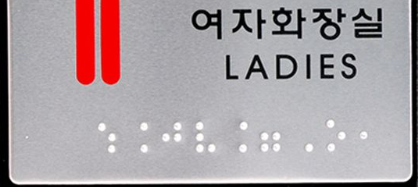
#> input picture data/example.png, 418 x 187 px
$ python recognize_braille.py
#> lines starting #> are read from the running program, lines starting #| are printed output that depends on the picture; after the words box and inside, x2 and y2 are one past the last pixel; in counts of white or black regions, pixels touching at a corner belong together
import numpy as np
import cv2 as cv
import matplotlib.pyplot as plt
from collections import Counter
import statistics as st


img = cv.imread('./data/example.png')
#> img is the input picture: shape (187, 418, 3); mean B, G, R 164.1, 160.2, 170.5
#img = cv.imread('image.png')
img_thr = img.copy()

# by 김주희_그레이스케일 영상으로 변 _200701
imgray = cv.cvtColor(img, cv.COLOR_BGR2GRAY)
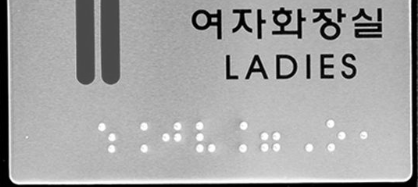
#> imgray: shape (187, 418); min 0, max 255, mean 163.7

# by 김주희_임계값을 지정하여 binary image(이진화 영상)으로 변환 _200701
ret, thr = cv.threshold(imgray, 210, 255, cv.THRESH_BINARY)
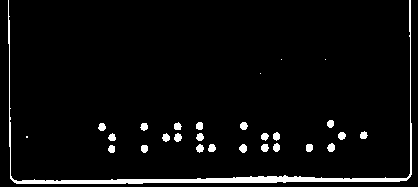
#> thr: shape (187, 418); 4.4% white; 28 white regions (4 under 20 px), largest, box (x1, y1, x2, y2) and area: (8, 0, 412, 184) 2286, (327, 143, 335, 152) 54, (239, 144, 247, 153) 54
# thr = cv.adaptiveThreshold(imgray, 255, cv.ADAPTIVE_THRESH_MEAN_C, cv.THRESH_BINARY, 15, 20)

# by 김주희_이진화 흑백 반전 _200701
thr = 255-thr

# by 김주희_이진화 영상을 3채널로 변경 _200701
img_thr[:, :, 0] = thr
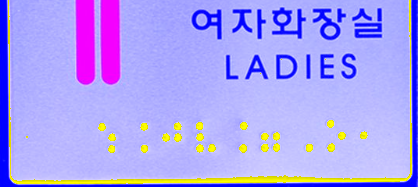
#> img_thr: shape (187, 418, 3); mean B, G, R 243.8, 160.2, 170.5
img_thr[:, :, 1] = thr
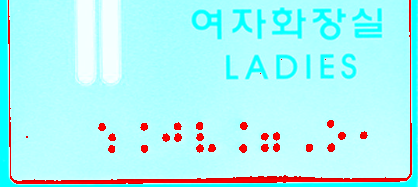
#> img_thr: shape (187, 418, 3); mean B, G, R 243.8, 243.8, 170.5
img_thr[:, :, 2] = thr


# by 김주희_morphologyEx 함수를 이용하여 점자외의 점들을 제거하기 _200708
# 가우시안 블러링 잘 안됨 -> 제거되지 않음
# kernel = cv.getGaussianKernel(5, 0.1)
# img_gaussian = cv.filter2D(img_thr, -1, kernel)

# kernel을 (3, 3)로 하면 완전히 적게 제거됨
kernel = np.ones((3, 3), np.uint8)
closing = cv.morphologyEx(img_thr, cv.MORPH_CLOSE, kernel)
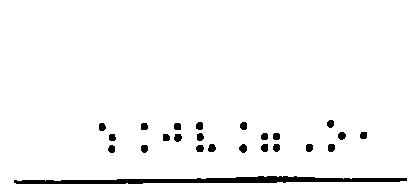
#> closing: shape (187, 418, 3); 96.4% white; 24 black regions


# by 김주희_Contour 함수를 통해 점자 영역 표시 _200701
# contours, _ = cv.findContours(thr, cv.RETR_TREE, cv.CHAIN_APPROX_NONE)
contours, _ = cv.findContours(closing[:, :, 0], cv.RETR_TREE, cv.CHAIN_APPROX_NONE)
#> contours = 25 contours; largest, box (x1, y1, x2, y2) and area: (0, 0, 418, 187) 77562, (13, 175, 408, 185) 2150, (238, 143, 248, 154) 65, (173, 133, 183, 143) 63, (207, 143, 217, 153) 62

# cv.drawContours(img_thr, contours, -1, (0, 255, 0), 1)

# by 김주희_contour영역의 넓이 비교를 위한 변수 _200702
compare_area=[]

# by 배아랑이_중심점 저장을 위한 변수 _200708
rect_center = []

# by 김주희_검출된 contour에 대해 점자인 것과 아닌 것을 구분하여 표시 _200702
for i in range(len(contours)):
    cnt = contours[i]
    area = cv.contourArea(cnt)
    x, y, w, h = cv.boundingRect(cnt)

    # by 김주희_contour 면적 _200702
    rect_area = w * h
    compare_area.append(rect_area)

    # by 김주희_가로 세로의 비율 _200702
    aspect_ratio = float(w)/h

    # by 김주희_컨투어 넓이의 최빈값 구하기 _200702
    c = Counter(compare_area)
    frequency = c.most_common(1)
    f = frequency[0][0]

    print(aspect_ratio)
    print("compare_area : ", compare_area)
    print("frequency : ", f)

    # by 김주희_컨투어한 영역의 비율을 보고 사각형을 그림 _200702
    #   점자에 대한 contour를 찾는 과정_가로 세로 비율이 1:1에서 크게 벗어난 것을 제외하고 표시
    # if(aspect_ratio>0.8)and(aspect_ratio<1.5)and(f <= float(f)*0.7):
    if (aspect_ratio > 0.5) and (aspect_ratio < 2.0):
        cv.rectangle(closing, (x, y), (x+w, y+h), (0, 255, 0), 2)

        # by 김주희_moments를 이용하여 중심점 표 _200702
        mnt = cv.moments(cnt)
        if int(mnt['m00']) != 0:
            cx = int(mnt['m10'] / mnt['m00'])
            cy = int(mnt['m01'] / mnt['m00'])
            cv.circle(closing, (cx, cy), 2, (255, 0, 0), -1)
            rect_center = rect_center + [cx, cy]
#> this loop made 25 passes
#> (area, x, y, w, h, rect_area, aspect_ratio, c) on passes 4 to 8: (59, 140, 144, 9, 10, 90, 0.9, {78166: 1, 3950: 1, 90: 2}), (57, 107, 144, 9, 10, 90, 0.9, {78166: 1, 3950: 1, 90: 3}), (61.5, 327, 143, 9, 10, 90, 0.9, {78166: 1, 3950: 1, 90: 4}), (61.5, 305, 143, 9, 10, 90, 0.9, {78166: 1, 3950: 1, 90: 5}), (58, 272, 143, 9, 10, 90, 0.9, {78166: 1, 3950: 1, 90: 6})
#> (area, x, y, w, h, rect_area, aspect_ratio, c) on passes 3, 9, 10, 11, 12, 13: (58.5, 195, 144, 10, 9, 90, 1.11, {78166: 1, 3950: 1, 90: 1}), (60.5, 260, 143, 9, 10, 90, 0.9, {78166: 1, 3950: 1, 90: 7}), (65, 238, 143, 10, 11, 110, 0.909, {78166: 1, 3950: 1, 90: 7, 110: 1}), (62.5, 207, 143, 10, 10, 100, 1, {78166: 1, 3950: 1, 90: 7, 110: 1, 100: 1}), (63, 173, 133, 10, 10, 100, 1, {78166: 1, 3950: 1, 90: 7, 110: 1, 100: 2}), (56.5, 162, 133, 9, 9, 81, 1, {78166: 1, 3950: 1, 90: 7, 110: 1, 100: 2, 81: 1})
#> (printed output is left out)
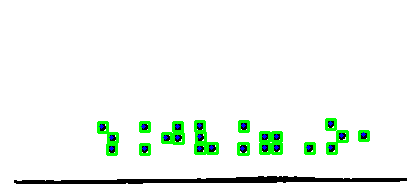
#> closing: shape (187, 418, 3); 3.48% of pixels changed, all inside (x1, y1, x2, y2) = (97, 118, 370, 156)
#> after the loop, compare_area = 25 values, max 78166 at index 0, min 81 at index 12, mean 3366.9; rect_center = 46 values, max 363 at index 30, min 101 at index 38, mean 181.3

# by 배아랑이_중심점 좌표 [x,y]로 표현하기 _200708
rect_center = np.array(rect_center)
rect_center = np.reshape(rect_center, [int(rect_center.shape[0] / 2), 2])
#> rect_center = 23 rows, first 8: [199, 148], [144, 148], [111, 148], [330, 147], [308, 147], [276, 147], [264, 147], [242, 148]
print(rect_center)
#> (printed output is left out)

# by 배아랑이_중심점 오름차순으로 정렬하기 _200708
img_line = closing.copy()
sort_center = np.sort(rect_center, axis=0)
#> sort_center = 23 rows, first 8: [101, 123], [111, 125], [111, 125], [143, 126], [144, 126], [165, 126], [177, 134], [177, 135]
print(sort_center)
#> (printed output is left out)

# by 배아랑이_중심점 선 그리기 _200708
for i in range(sort_center.shape[0]):
    cv.line(img_line, (sort_center[i,0],0), (sort_center[i,0],img_line.shape[0]), (0,0,255))
    cv.line(img_line, (0, sort_center[i,1]), (img_line.shape[1],sort_center[i,1]), (0,0,255))
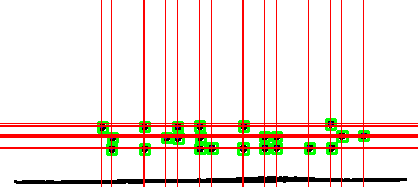
#> img_line: shape (187, 418, 3); 8.46% of pixels changed, all inside (x1, y1, x2, y2) = (0, 0, 418, 187)

plt.subplot(131)
plt.imshow(img_thr, cmap='gray')
plt.title('image by threshold')
plt.axis('off')

plt.subplot(132)
plt.imshow(closing, cmap='gray')
plt.title('closing')
plt.axis('off')

plt.subplot(133)
plt.imshow(img_line, cmap='gray')
plt.title('image with line')
plt.axis('off')

plt.show()
#> figure, not shown here; B, G, R data is drawn as R, G, B
